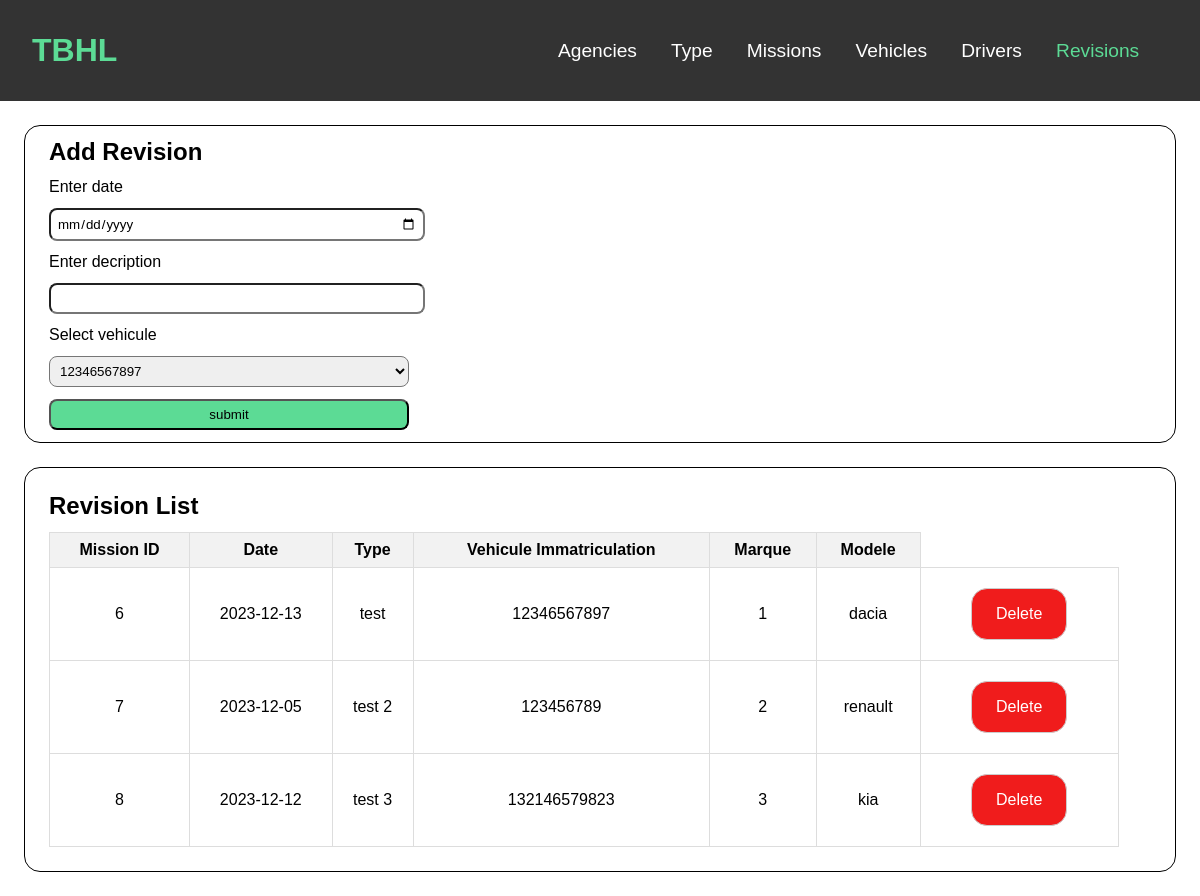
Screenshot of /revision with the database file from the repository.
### tables this page shows
CREATE TABLE Revision(
        RevisionID INTEGER PRIMARY KEY AUTOINCREMENT,
        Date TEXT NOT NULL,
        Type TEXT NOT NULL,
        VehiculeID INTEGER NOT NULL,
        FOREIGN KEY(VehiculeID) REFERENCES Vehicule(VehiculeID)
    );

CREATE TABLE Vehicule(
        VehiculeID INTEGER PRIMARY KEY AUTOINCREMENT,
        TypeID INTEGER NOT NULL,
        Immatriculation TEXT NOT NULL,
        DateAchat TEXT NOT NULL
    );

CREATE TABLE Type(
        TypeID INTEGER PRIMARY KEY AUTOINCREMENT,
        Marque TEXT NOT NULL,
        Modele TEXT NOT NULL
    );

### main.py (the view, shortened to what this page needs)
@app.route("/revision",methods = ['GET' , 'POST'])
def revision():
    vehicule_list = cursor.execute('SELECT * FROM Vehicule').fetchall()
    revision_list = cursor.execute('''SELECT Revision.*, Vehicule.*, Type.*
                                   FROM Revision
                                   JOIN Vehicule ON Vehicule.VehiculeID = Revision.VehiculeID
                                   JOIN Type ON Type.TypeID = Vehicule.TypeID''').fetchall()
    print(revision_list)
    return render_template("revisionmanager.html",vehicule_list=vehicule_list,revision_list=revision_list)

### templates/revisionmanager.html (shortened to what this page needs)
<!DOCTYPE html>
<html lang="en">
<head>
    <link type="text/css" rel="stylesheet" href="{{ url_for('static', filename='stylesheet/body.css')}}">
    <link type="text/css" rel="stylesheet" href="{{ url_for('static', filename='stylesheet/appbar.css')}}">
</head>
<body>
    <header>
        <a href="/" id="logo">TBHL</a>
        <nav>
            <ul>
                <li><a href="/agence">Agencies</a></li>
                <li><a href="/type">Type</a></li>
                <li><a href="/mission">Missions</a></li>
                <li><a href="/vehicule">Vehicles</a></li>
                <li><a href="/chauffeur">Drivers</a></li>
                <li><a href="/revision" class="selected">Revisions</a></li>
            </ul>
        </nav>
    </header>
    <div class="add">
        <form method="post">
            <h2>Add Revision</h2>
            <label>Enter date</label>
            <input type="date" id="date" name="date">
            <label>Enter decription</label>
            <input type="text" id="type" name="type">
            <label>Select vehicule</label>
            <select name="vehicule" id="vehicule">
                {% for vehicule in vehicule_list %}
                <option value="{{vehicule[0]}}">{{vehicule[2]}}</option>
                {% endfor %}
            </select>
            <input type="submit" id="sub" value="submit">
        </form>
    </div>
    <div class="list">
        <h2>Revision List</h2>
        <table>
            <thead>
                <tr>
                    <th>Mission ID</th>
                    <th>Date</th>
                    <th>Type</th>
                    <th>Vehicule Immatriculation</th>
                    <th>Marque</th>
                    <th>Modele</th>
                </tr>
            </thead>
            <tbody>
                {% for element in revision_list %}
                    <tr>
                        <td>{{ element[0] }}</td>
                        <td>{{ element[1] }}</td>
                        <td>{{ element[2] }}</td>
                        <td>{{ element[6] }}</td>
                        <td>{{ element[8] }}</td>
                        <td>{{ element[9] }}</td>
                        <td><a href="/revision/sup:{{element[0]}}">Delete</a></td>
                    </tr>
                {% endfor %}
            </tbody>
        </table>
    </div>
</body>
</html>

### static/stylesheet/body.css (style rules this page uses)
* { margin: 0; padding: 0; }
.add ,.list { margin: 2vw; border: 0.1rem solid black; border-radius: 1rem; }
.add * { margin: 1vw; display: block; }
.add input, .add select { padding: 0.5vw; border-radius: 0.5rem; width: 30vw; box-shadow: none; }
#sub { background-color: #5cdb95; }
.list { padding: 1vw; }
.list * { margin: 1vw; }
table { width: 95%; border-collapse: collapse; }
th, td { border: 1px solid #ddd; padding: 0.5rem; text-align: center; }
th { background-color: #f2f2f2; }
td a { display: inline-block; text-decoration: none; padding: 2vh 2vw; border: 1px solid #ccc; border-radius: 1rem; background-color: #f01c1c; color: #fff; transition: 0.2s ease-in-out; }

### static/stylesheet/appbar.css (style rules this page uses)
* { margin: 0; padding: 0; font-family: sans-serif; }
header { background-color: #333; color: #fff; padding: 4vh; display: flex; justify-content: space-between; align-items: center; }
#logo { font-size: 200%; font-weight: 900; color: #5cdb95; text-decoration: none; }
nav { font-size: 120%; }
nav a { color: inherit; text-decoration: none; transition: 0.25s ease; }
nav ul { list-style: none; margin: 0 0.75em; }
nav li { display: inline-block; margin-right: 10px; margin: 0 0.75em; }
.selected { color: #5cdb95; }

### rows the page displays
Revision: RevisionID "6", Date "2023-12-13", Type "test", Immatriculation "12346567897", TypeID "1", Marque "dacia"
Revision: RevisionID "7", Date "2023-12-05", Type "test 2", Immatriculation "123456789", TypeID "2", Marque "renault"
Revision: RevisionID "8", Date "2023-12-12", Type "test 3", Immatriculation "132146579823", TypeID "3", Marque "kia"

### other values shown
form field vehicule "12346567897"
